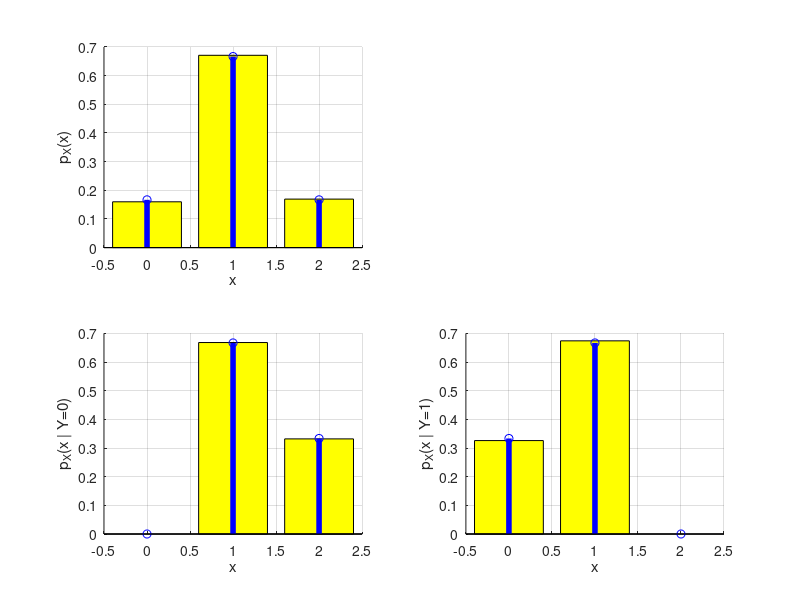
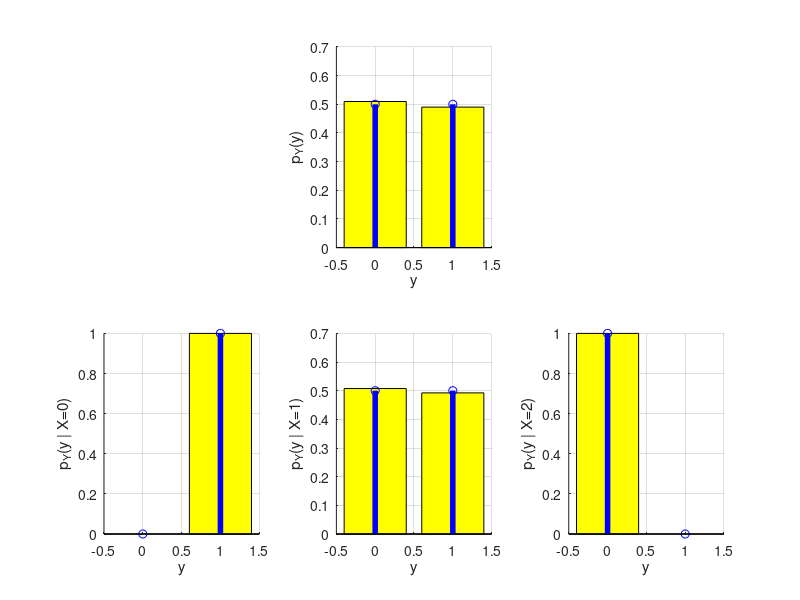

MATLAB code for these plots, in order:
clear all; close all; clc;
pkg load statistics;

N = 10000;  % Número de realizações

X = zeros(1, N);
Y = zeros(1, N);

for i = 1 : N
  urna = ['R' 'R' 'G' 'B'];
  idx1 = randi([1 4]);
  B1 = urna(idx1);
  urna(idx1) = [];
  idx2 = randi([1 3]);
  B2 = urna(idx2);
  urna(idx2) = [];
  X(i) = sum([B1 B2] == 'R');
  Y(i) = sum([B1 B2] == 'G');
end

x = [0 1 2];
y = [0 1];

% Conjunta

pmfXY_sim = hist3([X' Y'], {x, y}) / N
pmfXY_teo = [0 1/6; 1/3 1/3; 1/6 0]

% Marginais

pmfX_sim = hist(X, x) / N;
pmfX_teo = [1/6 2/3 1/6];

pmfY_sim = hist(Y, y) / N;
pmfY_teo = [1/2 1/2];

% Condicionais

pmfX_condY_sim = zeros(2, 3);
for i = 1:length(y)
  XcondY = X(Y == y(i));
  pmfX_condY_sim(i, :) = hist(XcondY, x) / sum(Y == y(i));
end
pmfX_condY_teo = [0 2/3 1/3; 1/3 2/3 0];

pmfY_condX_sim = zeros(3, 2);
for i = 1:length(x)
  YcondX = Y(X == x(i));
  pmfY_condX_sim(i, :) = hist(YcondX, y) / sum(X == x(i));
end
pmfY_condX_teo = [0 1; 1/2 1/2; 1 0];

% Plots

figure;
subplot(2, 2, 1); hold on; grid on;
bar(x, pmfX_sim, 'y');
stem(x, pmfX_teo, 'b', 'LineWidth', 4);
xlabel('x'); ylabel('p_X(x)');
for i = 1 : length(y)
  subplot(2, 2, i + 2); hold on; grid on;
  bar(x, pmfX_condY_sim(i, :), 'y');
  stem(x, pmfX_condY_teo(i, :), 'b', 'LineWidth', 4);
  xlabel('x'); ylabel(sprintf('p_X(x | Y=%d)', y(i)));
end

figure;
subplot(2, 3, 2); hold on; grid on;
bar(y, pmfY_sim, 'y');
stem(y, pmfY_teo, 'b', 'LineWidth', 4);
xlabel('y'); ylabel('p_Y(y)');
for i = 1 : length(x)
  subplot(2, 3, i + 3); hold on; grid on;
  bar(y, pmfY_condX_sim(i, :), 'y');
  stem(y, pmfY_condX_teo(i, :), 'b', 'LineWidth', 4);
  xlabel('y'); ylabel(sprintf('p_Y(y | X=%d)', x(i)));
end
